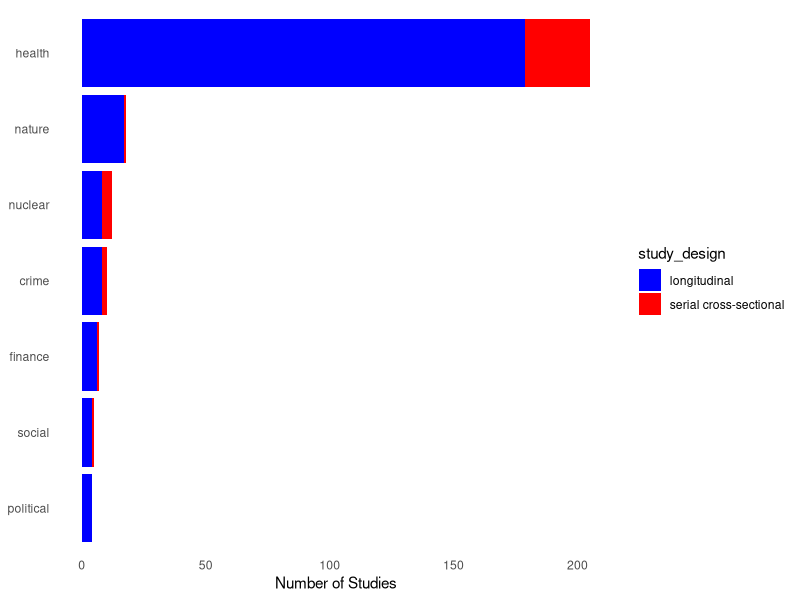
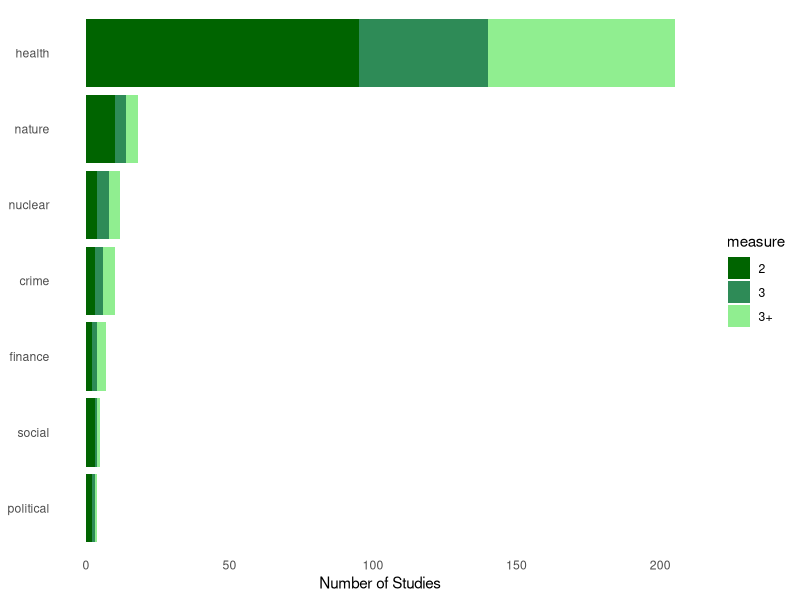
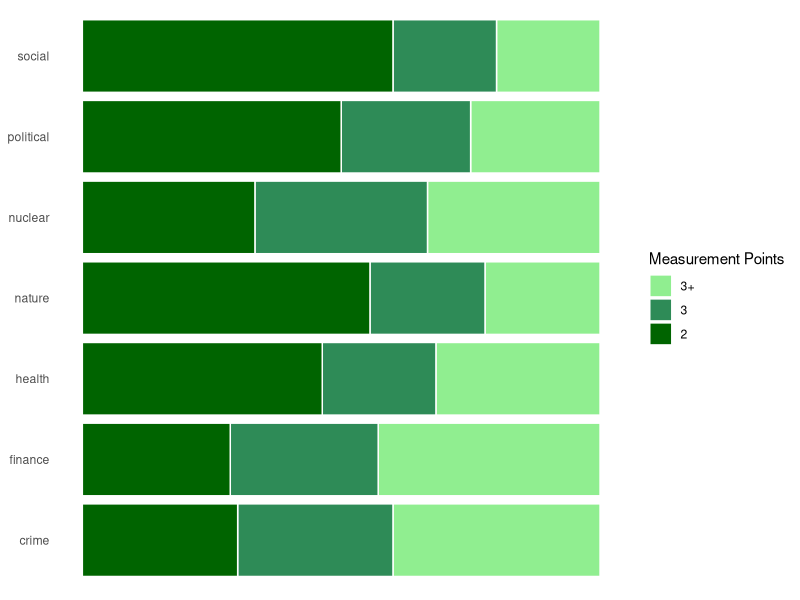
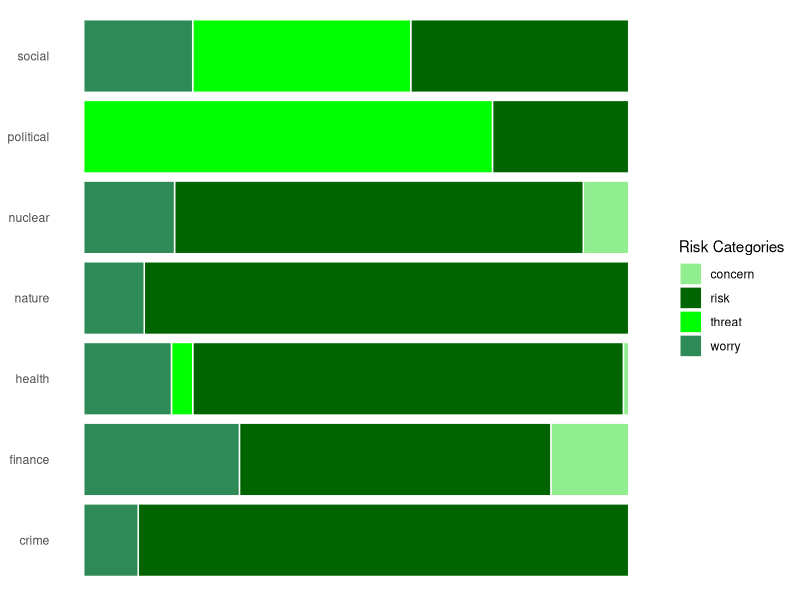
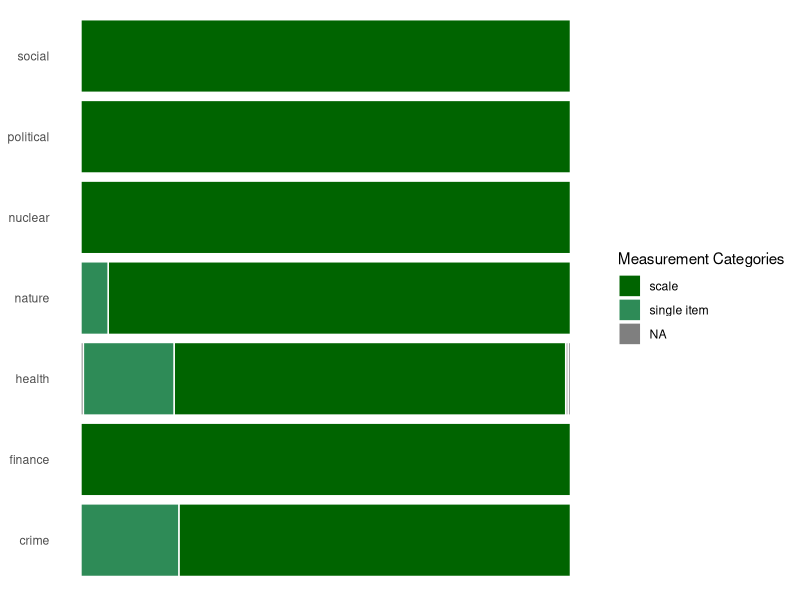
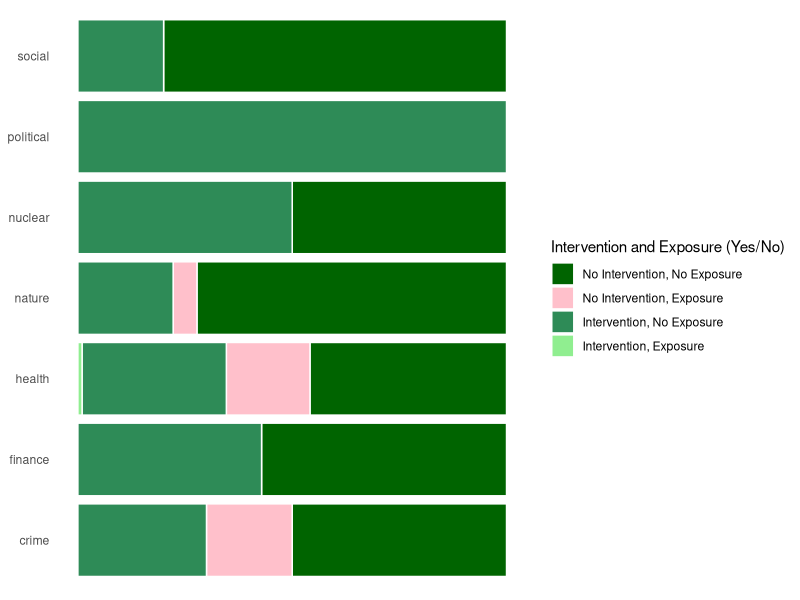
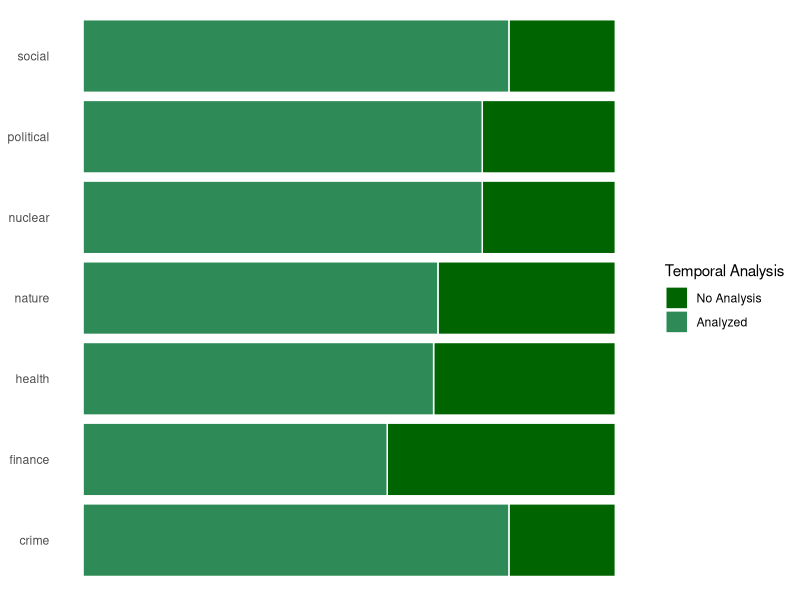
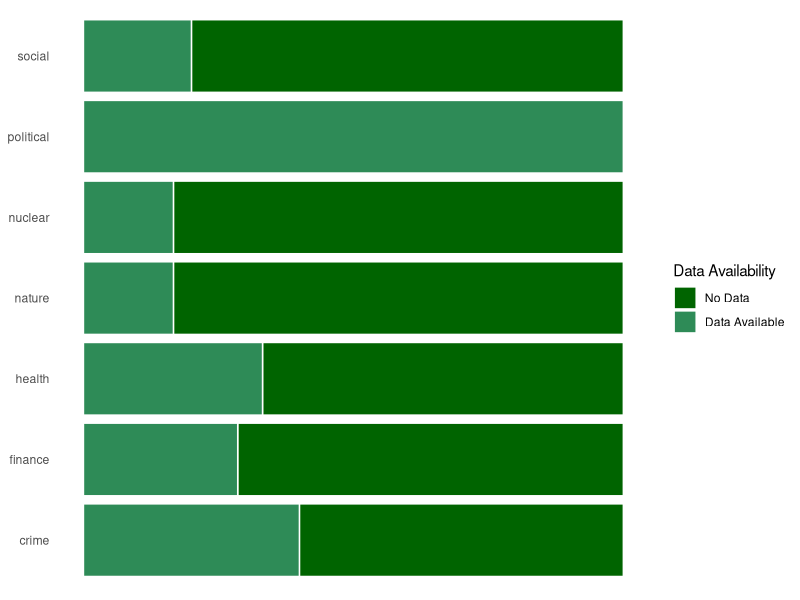

Recreate these plots in R, in order.
## ---- chunk 1
#####Prep ------------------
#load packages 
#install.packages("dplyr")
#install.packages("here")
library(dplyr)
library(here)
library(readr)
#install.packages("tidyverse")
library(tidyverse)
library(ggplot2)

#set working directory
setwd(here("C:/Users/holze/Documents/Temporal stability/temp_riskperception"))
getwd()
## ---- chunk 2
df_final <- read_csv("data/final.csv")
## ---- chunk 3
create_combined_horizontal_bar <- function(df) {
  columns_of_interest <- c('health', 'finance', 'political', 'crime', 'nature', 'nuclear', 'social')
  
  # Create a long-format data frame for ggplot
  df_long <- df %>%
    gather(key = "variable", value = "value", columns_of_interest) %>%
    filter(value == 1)  # Filter only rows where the value is 1
  
  # Arrange levels of 'variable' by count in ascending order
  df_long$variable <- factor(df_long$variable, levels = names(sort(table(df_long$variable), decreasing = FALSE)))
  
  # Plotting the horizontal bar plot using ggplot2
  ggplot(df_long, aes(x = value, y = variable, fill = study_design)) +
    geom_bar(stat = "identity", position = position_stack(reverse = TRUE), color = NA) +  # Reverse the stacking order
    scale_fill_manual(values = c("serial cross-sectional" = "red", "longitudinal" = "blue")) +
    theme_minimal() +
    theme(panel.grid = element_blank(), panel.border = element_blank()) +  # Remove grid lines and borders
    labs(x = "Number of Studies", y = NULL, title = NULL) +  # Remove y-axis label and title
    xlab("Number of Studies")  # Set x-axis label
}

# Apply the function to df_final
create_combined_horizontal_bar(df_final)
## ---- chunk 4
# Assuming df_final already exists and you want to modify it
df_final <- df_final %>%
  mutate(measure = ifelse(times_measured_1 == 2, "2",
                          ifelse(times_measured_1 == 3, "3", "3+")))

# Function to create a single horizontal bar plot for counts of 1
create_combined_horizontal_bar <- function(df) {
  columns_of_interest <- c('health', 'finance', 'political', 'crime', 'nature', 'nuclear', 'social')
  
  # Create a long-format data frame for ggplot
  df_long <- df %>%
    gather(key = "variable", value = "value", columns_of_interest) %>%
    filter(value == 1)  # Filter only rows where the value is 1
  
  # Arrange levels of 'variable' by count in ascending order
  df_long$variable <- factor(df_long$variable, levels = names(sort(table(df_long$variable), decreasing = FALSE)))
  
  # Plotting the horizontal bar plot using ggplot2
  ggplot(df_long, aes(x = value, y = variable, fill = measure)) +
    geom_bar(stat = "identity", position = position_stack(reverse = TRUE), color = NA) +  # Reverse the stacking order
    scale_fill_manual(values = c("2" = "darkgreen", "3" = "seagreen", "3+" = "lightgreen")) +
    theme_minimal() +
    theme(panel.grid = element_blank(), panel.border = element_blank()) +  # Remove grid lines and borders
    labs(x = "Number of Studies", y = NULL, title = NULL) +  # Remove y-axis label and title
    xlab("Number of Studies")  # Set x-axis label
}

# Apply the function to df_final
create_combined_horizontal_bar(df_final)
## ---- chunk 5
create_combined_horizontal_bar <- function(df) {
  columns_of_interest <- c('health', 'finance', 'political', 'crime', 'nature', 'nuclear', 'social')
  
  # Create a long-format data frame for ggplot
  df_long <- df %>%
    gather(key = "variable", value = "value", columns_of_interest) %>%
    filter(value == 1)  # Filter only rows where the value is 1
  
  # Set the order of the levels for the 'measure' column
  df_long$measure <- factor(df_long$measure, levels = c("3+", "3", "2"))
  
  # Plotting the horizontal bar plot using ggplot2
  ggplot(df_long, aes(x = variable, fill = as.factor(measure))) +
    geom_bar(position = "fill", stat = "count", color = "white") +
    coord_flip() +  # Flip the coordinates for a horizontal bar plot
    theme_minimal() +
    theme(panel.grid = element_blank(), panel.border = element_blank(),
          axis.text.x = element_blank(), axis.title.x = element_blank()) +  # Remove x-axis labels and title
    labs(x = NULL, y = NULL, title = NULL) +  # Remove axis labels and change title
    scale_fill_manual(values = c("2" = "darkgreen", "3" = "seagreen", "3+" = "lightgreen"), name = "Measurement Points")  # Customize fill colors and legend title
}

# Apply the function to df_final
create_combined_horizontal_bar(df_final)
## ---- chunk 6
#kind of risk (risk, concern, worry)
create_combined_horizontal_bar <- function(df) {
  columns_of_interest <- c('health', 'finance', 'political', 'crime', 'nature', 'nuclear', 'social')
  
  # Create a long-format data frame for ggplot
  df_long <- df %>%
    gather(key = "variable", value = "value", columns_of_interest) %>%
    filter(value == 1)  # Filter only rows where the value is 1
  
  # Plotting the horizontal bar plot using ggplot2
  ggplot(df_long, aes(x = variable, fill = as.factor(risk_1))) +
    geom_bar(position = "fill", stat = "count", color = "white") +
    coord_flip() +  # Flip the coordinates for a horizontal bar plot
    theme_minimal() +
    theme(panel.grid = element_blank(), panel.border = element_blank(),
          axis.text.x = element_blank(), axis.title.x = element_blank()) +  # Remove x-axis labels and title
    labs(x = NULL, y = NULL, title = NULL) +  # Remove axis labels and change title
    scale_fill_manual(values = c(
      "risk" = "darkgreen", "worry" = "seagreen", "concern" = "lightgreen", "threat" = "green"
    ), name = "Risk Categories")  # Customize fill colors and legend title
}

# Apply the function to df_final
create_combined_horizontal_bar(df_final)
## ---- chunk 7
#### how measured (scale, single item, etc.)-----
create_combined_horizontal_bar <- function(df) {
  columns_of_interest <- c('health', 'finance', 'political', 'crime', 'nature', 'nuclear', 'social')
  
  # Create a long-format data frame for ggplot
  df_long <- df %>%
    gather(key = "variable", value = "value", columns_of_interest) %>%
    filter(value == 1)  # Filter only rows where the value is 1
  
  # Plotting the horizontal bar plot using ggplot2
  ggplot(df_long, aes(x = variable, fill = as.factor(measured_1))) +
    geom_bar(position = "fill", stat = "count", color = "white") +
    coord_flip() +  # Flip the coordinates for a horizontal bar plot
    theme_minimal() +
    theme(panel.grid = element_blank(), panel.border = element_blank(),
          axis.text.x = element_blank(), axis.title.x = element_blank()) +  # Remove x-axis labels and title
    labs(x = NULL, y = NULL, title = NULL) +  # Remove axis labels and change title
    scale_fill_manual(values = c(
      "scale" = "darkgreen", "single item" = "seagreen"
    ), name = "Measurement Categories")  # Customize fill colors and legend title
}

# Apply the function to df_final
create_combined_horizontal_bar(df_final)
## ---- chunk 8
#exposure and intervention
create_combined_horizontal_bar <- function(df) {
  columns_of_interest <- c('health', 'finance', 'political', 'crime', 'nature', 'nuclear', 'social')
  
  # Create a long-format data frame for ggplot
  df_long <- df %>%
    gather(key = "variable", value = "value", columns_of_interest) %>%
    filter(value == 1)  # Filter only rows where the value is 1
  
  # Create a new factor combining intervention and exposure columns
  df_long$factor_combined <- interaction(df_long$intervention_yesno_1, df_long$exposure_yesno_1)
  
  # Plotting the horizontal bar plot using ggplot2
  ggplot(df_long, aes(x = variable, fill = factor_combined)) +
    geom_bar(position = "fill", stat = "count", color = "white") +
    coord_flip() +  # Flip the coordinates for a horizontal bar plot
    theme_minimal() +
    theme(panel.grid = element_blank(), panel.border = element_blank(),
          axis.text.x = element_blank(), axis.title.x = element_blank()) +  # Remove x-axis labels and title
    labs(x = NULL, y = NULL, title = NULL) +  # Remove axis labels and change title
    scale_fill_manual(values = c(
      "0.0" = "darkgreen", 
      "0.1" = "seagreen",
      "1.0" = "pink",
      "1.1" = "lightgreen"
    ), name = "Intervention and Exposure (Yes/No)", labels = c(
      "No Intervention, No Exposure",
      "No Intervention, Exposure",
      "Intervention, No Exposure",
      "Intervention, Exposure"
    ))  # Customize fill colors and legend title
}

# Apply the function to df_final
create_combined_horizontal_bar(df_final)
## ---- chunk 9
# temporal analysis 
create_combined_horizontal_bar_temporal <- function(df) {
  columns_of_interest <- c('health', 'finance', 'political', 'crime', 'nature', 'nuclear', 'social')
  
  # Create a long-format data frame for ggplot
  df_long <- df %>%
    gather(key = "variable", value = "value", columns_of_interest) %>%
    filter(value == 1)  # Filter only rows where the value is 1
  
  # Create a new factor for temporal analysis column
  df_long$factor_combined <- as.factor(df_long$temporal_analysis_1)
  
  # Plotting the horizontal bar plot using ggplot2
  ggplot(df_long, aes(x = variable, fill = factor_combined)) +
    geom_bar(position = "fill", stat = "count", color = "white") +
    coord_flip() +  # Flip the coordinates for a horizontal bar plot
    theme_minimal() +
    theme(panel.grid = element_blank(), panel.border = element_blank(),
          axis.text.x = element_blank(), axis.title.x = element_blank()) +  # Remove x-axis labels and title
    labs(x = NULL, y = NULL, title = NULL) +  # Remove axis labels and change title
    scale_fill_manual(values = c(
      "0" = "darkgreen", 
      "1" = "seagreen"
    ), name = "Temporal Analysis", labels = c(
      "No Analysis",
      "Analyzed"
    ))  # Customize fill colors and legend title
}

# Apply the function to df_final
create_combined_horizontal_bar_temporal(df_final)
## ---- chunk 10
# data availability
# Create a new column data_availability_1
df_final$data_availability_1 <- as.integer(!is.na(df_final$data_availability) & df_final$data_availability != "")

create_combined_horizontal_bar_data <- function(df) {
  columns_of_interest <- c('health', 'finance', 'political', 'crime', 'nature', 'nuclear', 'social')
  
  # Create a long-format data frame for ggplot
  df_long <- df %>%
    gather(key = "variable", value = "value", columns_of_interest) %>%
    filter(value == 1)  # Filter only rows where the value is 1
  
  # Plotting the horizontal bar plot using ggplot2
  ggplot(df_long, aes(x = variable, fill = as.factor(data_availability_1))) +
    geom_bar(position = "fill", stat = "count", color = "white") +
    coord_flip() +  # Flip the coordinates for a horizontal bar plot
    theme_minimal() +
    theme(panel.grid = element_blank(), panel.border = element_blank(),
          axis.text.x = element_blank(), axis.title.x = element_blank()) +  # Remove x-axis labels and title
    labs(x = NULL, y = NULL, title = NULL) +  # Remove axis labels and change title
    scale_fill_manual(values = c(
      "0" = "darkgreen", 
      "1" = "seagreen"
    ), name = "Data Availability", labels = c(
      "No Data",
      "Data Available"
    ))  # Customize fill colors and legend title
}

# Apply the function to df_final
create_combined_horizontal_bar_data(df_final)
## ---- chunk 11
# Create a scatter plot with a correlation line
ggplot(df_final, aes(x = `test-retest_interval_1`, y = correlation_results_1, color = as.factor(health))) +
  geom_point() +  # Scatter plot
  geom_smooth(method = "lm", se = FALSE, color = "blue") +  # Add a linear regression line
  scale_color_manual(values = c("0" = "black", "1" = "red"), name = "Health") +  # Specify color for health values and set legend title
  theme_minimal() +  # Minimal theme
  labs(x = "Time Interval in days", y = "Correlation Results", title = NULL)+
  ylim(0,1)
## ---- chunk 12
# Create a scatter plot with a correlation line
ggplot(df_final, aes(x = `test-retest_interval_1`, y = correlation_results_1, color = as.factor(health))) +
  geom_point() +  # Scatter plot
  geom_smooth(method = "lm", se = FALSE, color = "blue") +  # Add a linear regression line
  scale_color_manual(values = c("0" = "black", "1" = "red"), name = "Health") +  # Specify color for health values and set legend title
  theme(
    panel.background = element_rect(fill = "white"),  # Set background color to white
    panel.grid.major = element_blank(),  # Remove major grid lines
    panel.grid.minor = element_blank(),  # Remove minor grid lines
    axis.line = element_line(color = "black"),  # Set axis line color
    legend.position = "bottom"  # Position legend at the bottom
  ) +
  labs(x = "Time Interval in days", y = "Correlation Results", title = NULL)+
  ylim(0,1)
## ---- chunk 13
# Function to create separate density plots for each category
create_separate_density_plots <- function(df) {
  columns_of_interest <- c('health', 'finance', 'political', 'crime', 'nature', 'nuclear', 'social')
  
  # Create a long-format data frame for ggplot
  df_long <- df %>%
    gather(key = "category", value = "value", columns_of_interest) %>%
    filter(value == 1)  # Filter only rows where the value is 1
  
  # Plotting the separate density plots using ggplot2
  ggplot(df_long, aes(x = times_measured_1, fill = category)) +
    geom_density(alpha = 0.5) +  # Density plot with transparency
    facet_wrap(~category, scales = "free_y") +  # Separate plots for each category
    scale_fill_manual(values = c(
      "health" = "darkgreen", "finance" = "blue", "political" = "purple",
      "crime" = "orange", "nature" = "red", "nuclear" = "brown", "social" = "cyan"
    )) +  # Specify colors for each category
    theme_minimal() +
    theme(panel.grid = element_blank(), panel.border = element_blank()) +  # Remove grid lines and borders
    labs(x = "Times Measured", y = "Density", title = NULL) +  # Set labels
    xlim(0, 50)  # Set x-axis limits
}

# Apply the function to df_final
create_separate_density_plots(df_final)
## ---- chunk 14
# Function to create stacked density plots for each category
create_stacked_density_plots <- function(df) {
  columns_of_interest <- c('health', 'finance', 'political', 'crime', 'nature', 'nuclear', 'social')
  
  # Create a long-format data frame for ggplot
  df_long <- df %>%
    gather(key = "category", value = "value", columns_of_interest) %>%
    filter(value == 1)  # Filter only rows where the value is 1
  
  # Plotting the stacked density plots using ggplot2
  ggplot(df_long, aes(x = times_measured_1, fill = category)) +
    geom_density(alpha = 0.5) +  # Density plot with transparency
    facet_grid(category ~ ., scales = "free_x", switch = "y") +  # Stacked plots with category names on the y-axis
    scale_fill_manual(values = c(
      "health" = "darkgreen", "finance" = "blue", "political" = "purple",
      "crime" = "orange", "nature" = "red", "nuclear" = "brown", "social" = "cyan"
    )) +  # Specify colors for each category
    theme_minimal() +
    theme(panel.grid = element_blank(), panel.border = element_blank()) +  # Remove grid lines and borders
    labs(x = "Times Measured", y = "Density", title = NULL) +  # Set labels
    xlim(0, 50)  # Set x-axis limits
}

# Apply the function to df_final
create_stacked_density_plots(df_final)
## ---- chunk 15
# Function to create stacked density plots for each category
create_stacked_density_plots <- function(df) {
  columns_of_interest <- c('health', 'finance', 'political', 'crime', 'nature', 'nuclear', 'social')
  
  # Create a long-format data frame for ggplot
  df_long <- df %>%
    gather(key = "category", value = "value", columns_of_interest) %>%
    filter(value == 1)  # Filter only rows where the value is 1
  
  # Plotting the stacked density plots using ggplot2
  ggplot(df_long, aes(x = times_measured_1, fill = category)) +
    geom_density(alpha = 0.5) +  # Density plot with transparency
    facet_grid(category ~ ., scales = "free_x", switch = "y") +  # Stacked plots with category names on the y-axis
    scale_fill_manual(values = c(
      "health" = "darkgreen", "finance" = "blue", "political" = "purple",
      "crime" = "orange", "nature" = "red", "nuclear" = "brown", "social" = "cyan"
    )) +  # Specify colors for each category
    theme_minimal() +
    theme(panel.grid = element_blank(), panel.border = element_blank(), axis.text.y = element_blank()) +  # Remove grid lines, borders, and y-axis text
    labs(x = "Times Measured", y = "Density", title = NULL) +  # Set labels
    xlim(2, 10)  # Set x-axis limits
}

# Apply the function to df_final
create_stacked_density_plots(df_final)
## ---- chunk 16
# Function to create stacked density plots for each category
create_stacked_density_plots <- function(df) {
  columns_of_interest <- c('health', 'finance', 'political', 'crime', 'nature', 'nuclear', 'social')
  
  # Create a long-format data frame for ggplot
  df_long <- df %>%
    gather(key = "category", value = "value", columns_of_interest) %>%
    filter(value == 1)  # Filter only rows where the value is 1
  
  # Plotting the stacked density plots using ggplot2
  ggplot(df_long, aes(x = sample_size_1, fill = category)) +
    geom_density(alpha = 0.5) +  # Density plot with transparency
    facet_grid(category ~ ., scales = "free_x", switch = "y") +  # Stacked plots with category names on the y-axis
    scale_fill_manual(values = c(
      "health" = "darkgreen", "finance" = "blue", "political" = "purple",
      "crime" = "orange", "nature" = "red", "nuclear" = "brown", "social" = "cyan"
    )) +  # Specify colors for each category
    theme_minimal() +
    theme(panel.grid = element_blank(), panel.border = element_blank(), axis.text.y = element_blank()) +  # Remove grid lines, borders, and y-axis text
    labs(x = "sample size", y = "Density", title = NULL) +  # Set labels
    xlim(0, 1000)  # Set x-axis limits
}

# Apply the function to df_final
create_stacked_density_plots(df_final)
## ---- chunk 17
# Create a new column by combining values from the three columns
df_final <- df_final %>%
  mutate(combined_column = paste(`test-retest_interval_1`, `temporal_trend_interval_1`, `mean_difference_interval_1`, sep = "_"))
# Remove non-numeric characters from the combined_column
df_final$combined_column <- gsub("[^0-9.]", "", df_final$combined_column)

# Convert the combined_column to numeric
df_final$combined_column <- as.numeric(df_final$combined_column)


# Function to create stacked density plots for each category
create_stacked_density_plots <- function(df) {
  columns_of_interest <- c('health', 'finance', 'political', 'crime', 'nature', 'nuclear', 'social')
  
  # Create a long-format data frame for ggplot
  df_long <- df %>%
    gather(key = "category", value = "value", columns_of_interest) %>%
    filter(value == 1)  # Filter only rows where the value is 1
  
  # Plotting the stacked density plots using ggplot2
  ggplot(df_long, aes(x = combined_column, fill = category)) +
    geom_density(alpha = 0.5) +  # Density plot with transparency
    facet_grid(category ~ ., scales = "free_x", switch = "y") +  # Stacked plots with category names on the y-axis
    scale_fill_manual(values = c(
      "health" = "darkgreen", "finance" = "blue", "political" = "purple",
      "crime" = "orange", "nature" = "red", "nuclear" = "brown", "social" = "cyan"
    )) +  # Specify colors for each category
    theme_minimal() +
    theme(panel.grid = element_blank(), panel.border = element_blank(), axis.text.y = element_blank()) +  # Remove grid lines, borders, and y-axis text
    labs(x = "Time interval", y = "Density", title = NULL) +  # Set labels
    xlim(2, 1000)  # Set x-axis limits
}

# Apply the function to df_final
create_stacked_density_plots(df_final)
## ---- chunk 18
create_stacked_density_plots <- function(df) {
  columns_of_interest <- c('health', 'finance', 'political', 'crime', 'nature', 'nuclear', 'social')
  
  # Create a long-format data frame for ggplot
  df_long <- df %>%
    gather(key = "category", value = "value", columns_of_interest) %>%
    filter(value == 1)  # Filter only rows where the value is 1
  
  # Plotting the stacked density plots using ggplot2
  ggplot(df_long, aes(x = publication_year, fill = category)) +
    geom_density(alpha = 0.5) +  # Density plot with transparency
    facet_grid(category ~ ., scales = "free_x", switch = "y") +  # Stacked plots with category names on the y-axis
    scale_fill_manual(values = c(
      "health" = "darkgreen", "finance" = "blue", "political" = "purple",
      "crime" = "orange", "nature" = "red", "nuclear" = "brown", "social" = "cyan"
    )) +  # Specify colors for each category
    theme_minimal() +
    theme(panel.grid = element_blank(), panel.border = element_blank(), axis.text.y = element_blank()) +  # Remove grid lines, borders, and y-axis text
    labs(x = "Publication Year", y = "Density", title = NULL)  # Set labels
}

# Apply the function to df_final
create_stacked_density_plots(df_final)
## ---- chunk 19
create_stacked_density_plots_item <- function(df) {
  columns_of_interest <- c('health', 'finance', 'political', 'crime', 'nature', 'nuclear', 'social')
  
  # Create a long-format data frame for ggplot
  df_long <- df %>%
    gather(key = "category", value = "value", columns_of_interest) %>%
    filter(value == 1)  # Filter only rows where the value is 1
  
  # Plotting the stacked density plots using ggplot2
  ggplot(df_long, aes(x = item_number_1, fill = category)) +
    geom_density(alpha = 0.5) +  # Density plot with transparency
    facet_grid(category ~ ., scales = "free_x", switch = "y") +  # Stacked plots with category names on the y-axis
    scale_fill_manual(values = c(
      "health" = "darkgreen", "finance" = "blue", "political" = "purple",
      "crime" = "orange", "nature" = "red", "nuclear" = "brown", "social" = "cyan"
    )) +  # Specify colors for each category
    theme_minimal() +
    theme(panel.grid = element_blank(), panel.border = element_blank(), axis.text.y = element_blank()) +  # Remove grid lines, borders, and y-axis text
    labs(x = "Item Number", y = "Density", title = NULL) +  # Set labels
    xlim(1, 10)  # Set x-axis limits
}

# Apply the function to df_final
create_stacked_density_plots_item(df_final)
## ---- chunk 20
create_stacked_density_plots_item <- function(df) {
  columns_of_interest <- c('health', 'finance', 'political', 'crime', 'nature', 'nuclear', 'social')
  
  # Create a long-format data frame for ggplot
  df_long <- df %>%
    gather(key = "category", value = "value", columns_of_interest) %>%
    filter(value == 1)  # Filter only rows where the value is 1
  
  # Plotting the stacked density plots using ggplot2
  ggplot(df_long, aes(x = times_measured_1, fill = category)) +
    geom_density(alpha = 0.5) +  # Density plot with transparency
    facet_grid(category ~ ., scales = "free_x", switch = "y") +  # Stacked plots with category names on the y-axis
    scale_fill_manual(values = c(
      "health" = "darkgreen", "finance" = "blue", "political" = "purple",
      "crime" = "orange", "nature" = "red", "nuclear" = "brown", "social" = "cyan"
    )) +  # Specify colors for each category
    theme_minimal() +
    theme(panel.grid = element_blank(), panel.border = element_blank(), axis.text.y = element_blank()) +  # Remove grid lines, borders, and y-axis text
    labs(x = "times measured", y = "Density", title = NULL) +  # Set labels
    xlim(1, 10)  # Set x-axis limits
}

# Apply the function to df_final
create_stacked_density_plots_item(df_final)
## ---- chunk 21
create_stacked_density_plots_item <- function(df) {
  columns_of_interest <- c('health', 'finance', 'political', 'crime', 'nature', 'nuclear', 'social')
  
  # Create a long-format data frame for ggplot
  df_long <- df %>%
    gather(key = "category", value = "value", columns_of_interest) %>%
    filter(value == 1)  # Filter only rows where the value is 1
  
  # Plotting the stacked density plots using ggplot2
  ggplot(df_long, aes(x = prop_female_1, fill = category)) +
    geom_density(alpha = 0.5) +  # Density plot with transparency
    facet_grid(category ~ ., scales = "free_x", switch = "y") +  # Stacked plots with category names on the y-axis
    scale_fill_manual(values = c(
      "health" = "darkgreen", "finance" = "blue", "political" = "purple",
      "crime" = "orange", "nature" = "red", "nuclear" = "brown", "social" = "cyan"
    )) +  # Specify colors for each category
    theme_minimal() +
    theme(panel.grid = element_blank(), panel.border = element_blank(), axis.text.y = element_blank()) +  # Remove grid lines, borders, and y-axis text
    labs(x = "female percentage", y = "Density", title = NULL) +  # Set labels
    xlim(0, 1)  # Set x-axis limits
}

# Apply the function to df_final
create_stacked_density_plots_item(df_final)
## ---- chunk 22
# Convert the column to numeric
df_final$mean_age_1 <- as.numeric(df_final$mean_age_1)
create_stacked_density_plots_item <- function(df) {
  columns_of_interest <- c('health', 'finance', 'political', 'crime', 'nature', 'nuclear', 'social')
  
  # Create a long-format data frame for ggplot
  df_long <- df %>%
    gather(key = "category", value = "value", columns_of_interest) %>%
    filter(value == 1)  # Filter only rows where the value is 1
  
  # Plotting the stacked density plots using ggplot2
  ggplot(df_long, aes(x = mean_age_1, fill = category)) +
    geom_density(alpha = 0.5) +  # Density plot with transparency
    facet_grid(category ~ ., scales = "free_x", switch = "y") +  # Stacked plots with category names on the y-axis
    scale_fill_manual(values = c(
      "health" = "darkgreen", "finance" = "blue", "political" = "purple",
      "crime" = "orange", "nature" = "red", "nuclear" = "brown", "social" = "cyan"
    )) +  # Specify colors for each category
    theme_minimal() +
    theme(panel.grid = element_blank(), panel.border = element_blank(), axis.text.y = element_blank()) +  # Remove grid lines, borders, and y-axis text
    labs(x = "mean age", y = "Density", title = NULL) +  # Set labels
    xlim(4, 70)  # Set x-axis limits
}

# Apply the function to df_final
create_stacked_density_plots_item(df_final)
## ---- chunk 23
# Combine the correlation results columns into one
correlation_results <- c(df_final$correlation_results_1, df_final$correlation_results_1.1,
                         df_final$correlation_results_1.2, df_final$correlation_results_1.3,
                         df_final$correlation_results_1.4, df_final$correlation_results_1.5,
                         df_final$correlation_results_1.6, df_final$correlation_results_1.7,
                         df_final$correlation_results_1.8)

# Create a dataframe with two columns: correlation_results and test_retest_interval_1
correlation_1 <- data.frame(correlation_results, `test-retest_interval_1` = df_final$`test-retest_interval_1`)

colnames(correlation_1) <- c("correlation_results", "correlation_interval_1")

# Remove rows with NAs from correlation dataframe
correlation_1 <- na.omit(correlation_1)



# Combine the correlation_2 results columns into one
correlation_results <- c(df_final$correlation_results_2)

# Create a dataframe with two columns: correlation_results and test_retest_interval_1
correlation_2 <- data.frame(correlation_results, `test-retest_interval_2` = df_final$`test-retest_interval_2`)

colnames(correlation_2) <- c("correlation_results", "correlation_interval_1")

correlation_2 <- na.omit(correlation_2)



# Combine the correlation_3 results columns into one
correlation_results <- c(df_final$correlation_results_3)

# Create a dataframe with two columns: correlation_results and test_retest_interval_1
correlation_3 <- data.frame(correlation_results, `test-retest_interval_3` = df_final$`test-retest_interval_3`)

colnames(correlation_3) <- c("correlation_results", "correlation_interval_1")

correlation_3 <- na.omit(correlation_3)



# Combine the correlation_4 results columns into one
correlation_results <- c(df_final$correlation_results_4)

# Create a dataframe with two columns: correlation_results and test_retest_interval_1
correlation_4 <- data.frame(correlation_results, `test-retest_interval_4` = df_final$`test-retest_interval_4`)

colnames(correlation_4) <- c("correlation_results", "correlation_interval_1")

correlation_4 <- na.omit(correlation_4)



# Combine the correlation_5 results columns into one
correlation_results <- c(df_final$correlation_results_5)

# Create a dataframe with two columns: correlation_results and test_retest_interval_1
correlation_5 <- data.frame(correlation_results, `test-retest_interval_5` = df_final$`test-retest_interval_5`)

colnames(correlation_5) <- c("correlation_results", "correlation_interval_1")

correlation_5 <- na.omit(correlation_5)



# Assuming correlation_2 has the same structure as correlation (two columns: correlation_results and correlation_interval_1)
correlation <- rbind(correlation_1, correlation_2, correlation_3, correlation_4, correlation_5 )
## ---- chunk 24
# Plot the two columns against each other with x-axis limited to 800 and a correlation line
ggplot(correlation, aes(x = correlation_interval_1, y = correlation_results)) +
  geom_point() +
  geom_smooth(method = "lm", se = FALSE, color = "blue") + # Add correlation line
  labs(x = "Correlation Interval", y = "Correlation Results") +
  xlim(0, 800) +
  ylim(0,1)
## ---- chunk 25
# Calculate correlation coefficient
correlation_coefficient <- cor(correlation$correlation_interval_1, correlation$correlation_results)

# Plot the two columns against each other with x-axis limited to 800 and a correlation line
ggplot(correlation, aes(x = correlation_interval_1, y = correlation_results)) +
  geom_point() +
  geom_smooth(method = "lm", se = FALSE, color = "blue") + # Add correlation line
  annotate("text", x = 400, y = 0.75, 
           label = paste("Correlation coefficient:", round(correlation_coefficient, 2)), 
           color = "blue", size = 4) +  # Add correlation coefficient annotation
  labs(x = "Correlation Interval", y = "Correlation Results") +
  xlim(0, 800) +
  ylim(0, 1)
  theme(panel.background = element_rect(fill = "white"))  # Set background color to white


####minimal indication that over time the correlation coefficient decreases. 



